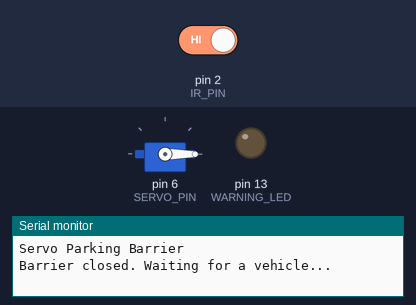
The sketch below on a simulated Arduino Uno, built with avr-gcc and run on an emulated ATmega328P. Parts: servo, output pins drawn as LEDs (lit = HIGH), the last lines printed to the serial monitor. Inputs (shaded band) come from the test bench; at power-on: pin 2 (IR_PIN) HIGH.

Above: at 1.2 s.
1.3 s: pin 2 (IR_PIN) driven LOW
At 2.6 s:
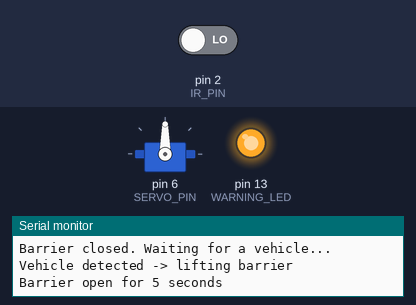
Timing chart, 0 to 8.8 s (numbered marks = the images above; inputs shaded):
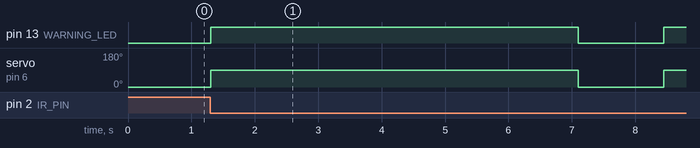

The sketch:

Servo-Parking-Barrier.ino
```cpp
/*
 * 063 - Servo Parking Barrier
 * Board: Arduino Uno
 *
 * An FC-51 infrared obstacle sensor detects an approaching "car". When an
 * obstacle is seen, the servo on pin 6 lifts the barrier arm from 0 to 90
 * degrees, a warning LED lights up, the arm stays open for 5 seconds, and
 * then it lowers again.
 *
 * Wiring:
 *   FC-51 VCC  -> 5V
 *   FC-51 GND  -> GND
 *   FC-51 OUT  -> digital pin 2
 *   Servo brown/black -> GND
 *   Servo red         -> 5V
 *   Servo orange      -> digital pin 6 (PWM signal)
 *   LED anode (+)     -> digital pin 13 through 220 ohm resistor
 *   LED cathode (-)   -> GND   (pin 13 has a built-in LED on the Uno)
 */

#include <Servo.h>   // Servo (built-in) library

// ---- Named pin constants ----
const int IR_PIN = 2;        // FC-51 obstacle sensor output
const int SERVO_PIN = 6;     // servo that raises the barrier arm
const int WARNING_LED = 13;  // built-in LED, on while the barrier is open

// ---- Barrier positions ----
const int CLOSED_ANGLE = 0;   // arm down, blocking the lane
const int OPEN_ANGLE = 90;    // arm up, lane clear
const int OPEN_WAIT_MS = 5000; // how long the gate stays open

// ---- Sensor logic ----
// Most FC-51 modules output LOW when an obstacle is detected.
const int OBSTACLE_DETECTED = LOW;

Servo barrier;

void setup()
{
  Serial.begin(9600);
  Serial.println("Servo Parking Barrier");

  pinMode(IR_PIN, INPUT);       // sensor drives this pin
  pinMode(WARNING_LED, OUTPUT);

  barrier.attach(SERVO_PIN);
  barrier.write(CLOSED_ANGLE);  // start with the gate shut
  digitalWrite(WARNING_LED, LOW);

  Serial.println("Barrier closed. Waiting for a vehicle...");
}

void loop()
{
  // Read the sensor: LOW means a car is in front of the barrier.
  int sensorValue = digitalRead(IR_PIN);

  if (sensorValue == OBSTACLE_DETECTED)
  {
    Serial.println("Vehicle detected -> lifting barrier");

    barrier.write(OPEN_ANGLE);          // raise the arm
    digitalWrite(WARNING_LED, HIGH);    // warn people the lane is open
    delay(800);                         // time for the arm to swing up

    Serial.println("Barrier open for 5 seconds");
    delay(OPEN_WAIT_MS);                // let the "car" drive through

    Serial.println("Timer finished -> lowering barrier");
    barrier.write(CLOSED_ANGLE);        // drop the arm back down
    digitalWrite(WARNING_LED, LOW);     // warning lamp off
    delay(800);                         // time for the arm to swing down

    Serial.println("Barrier closed. Waiting for a vehicle...");
    delay(500);                         // small debounce pause
  }

  delay(50);   // poll the sensor 20 times per second
}
```

Measured:
- after the input at 1.3 s, pin 13 (WARNING_LED): LOW → HIGH at once, → LOW 5.8 s later, → HIGH 1.4 s later; servo on pin 6 (SERVO_PIN): 0° → 90° at once, → 0° 5.8 s later, → 90° 1.4 s later
